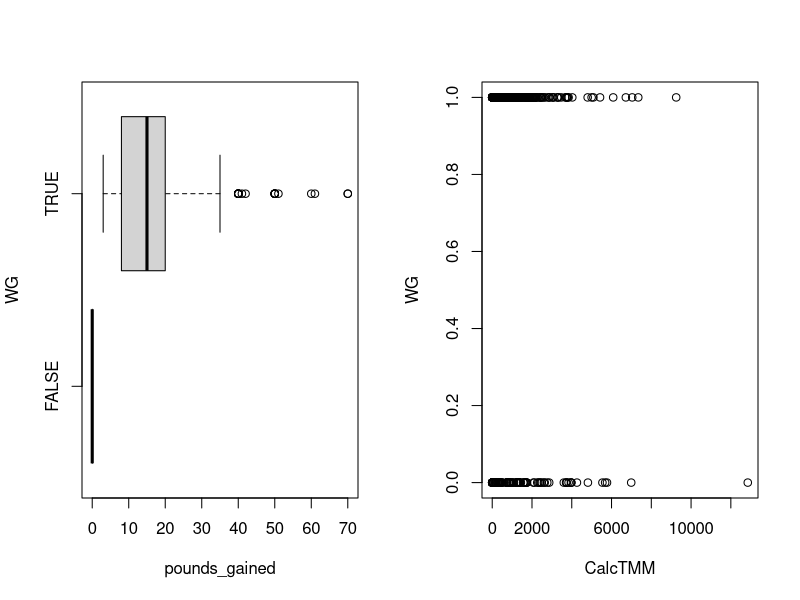
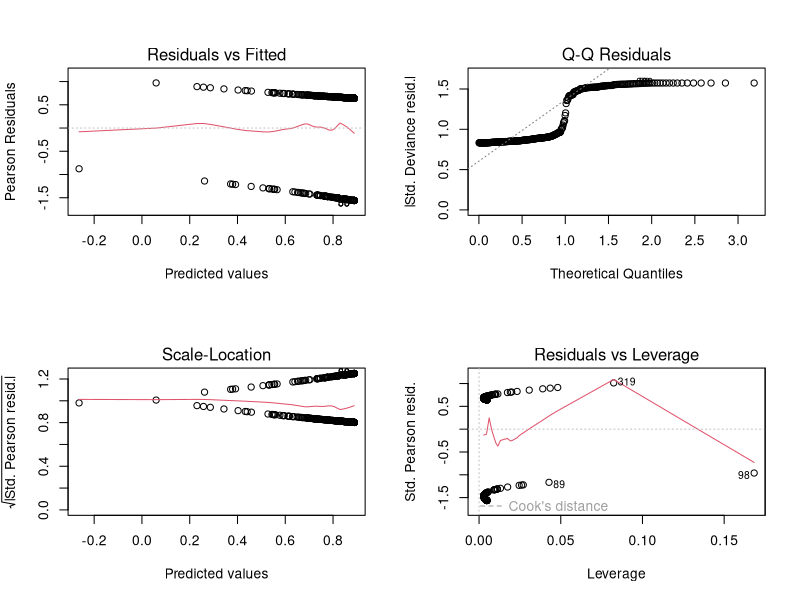
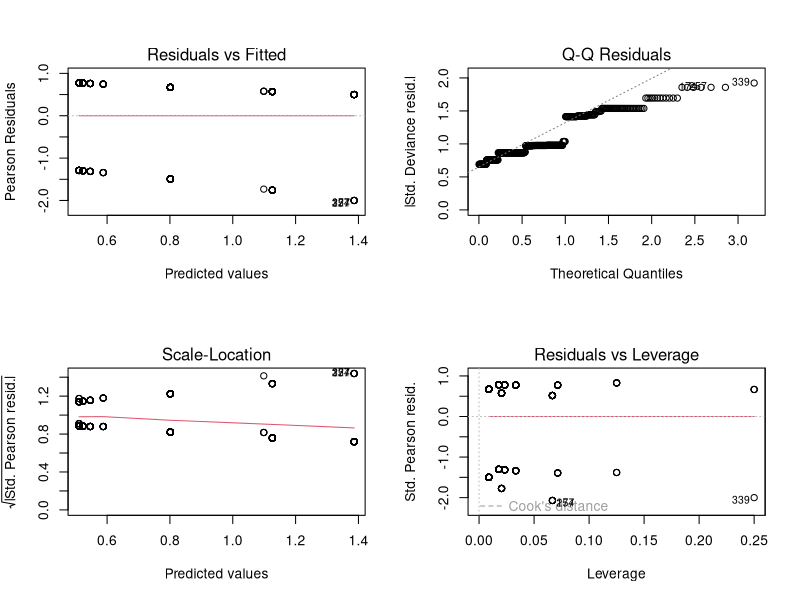
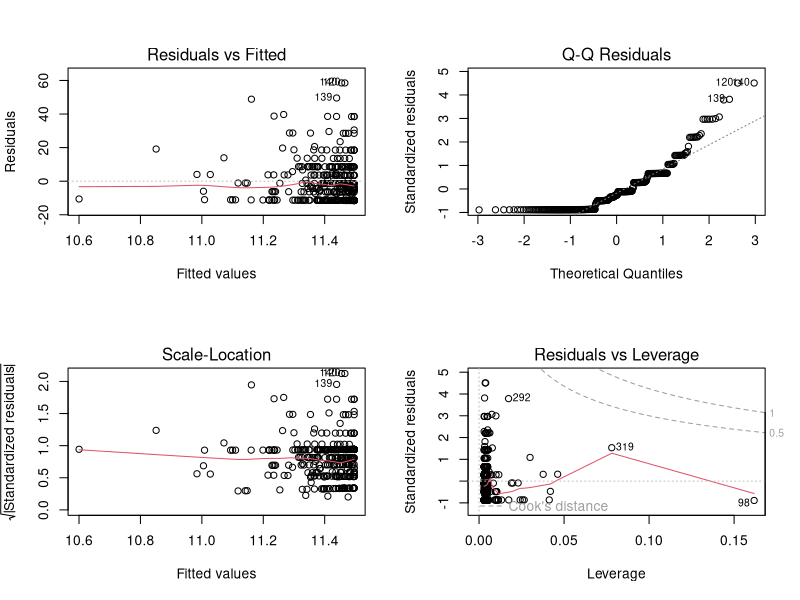
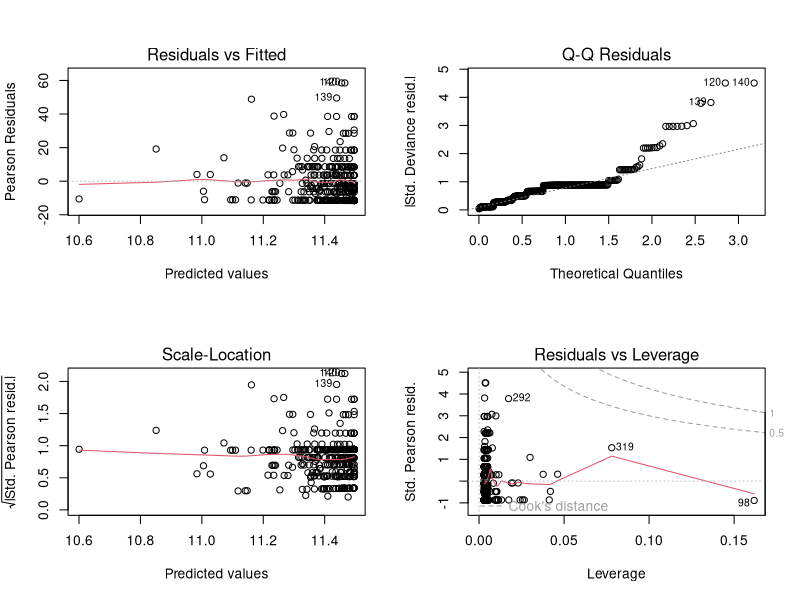
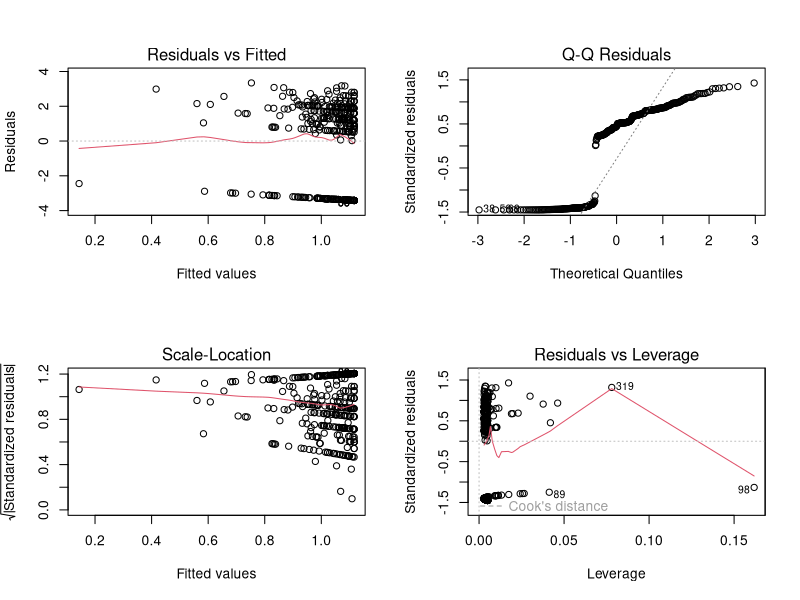
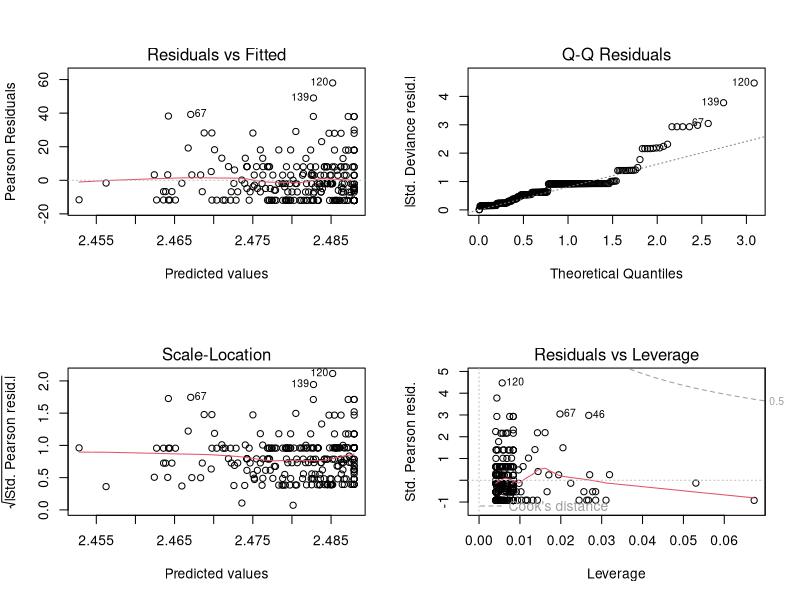
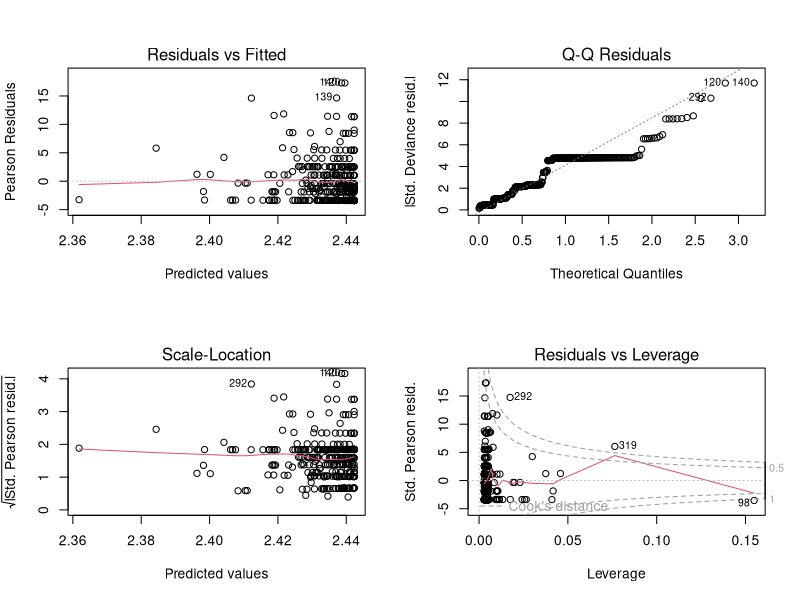

Recreate these plots in R, in order.
## ---- chunk 1
knitr::opts_chunk$set(echo = TRUE)
## ---- chunk 2
metrics.dat <- read.csv('Practicum 1 Data.csv',header=TRUE)
metrics.dat <- metrics.dat[!is.na(metrics.dat$Snumber),]

metrics.dat$CalcTMM <- with(metrics.dat, 8*Vig.ex.Time + 4*Mod.ex.time + 3.3*Walk.ex.Time)

metrics.dat$shift[metrics.dat$shift==''] <- 'missing'
shift.levels <- c(paste(c(7:11),'am',sep=''),paste(c(12,1:2),'pm',sep=''),'other','missing')
metrics.dat$shift <- factor(metrics.dat$shift,shift.levels)
summary(metrics.dat$shift)
## ---- chunk 3
metrics.dat$MissingLbs <- is.na(metrics.dat$pounds_gained)
table(metrics.dat$MissingLbs,metrics.dat$weightgain)
## ---- chunk 4
gained.dat <- metrics.dat[metrics.dat$weightgain %in% c('Yes','No'),]
gained.dat$WG <- FALSE
gained.dat$WG[gained.dat$weightgain=='Yes'] <- TRUE
gained.dat$pounds_gained[!gained.dat$WG] <- 0
dim(gained.dat)
gained.dat$MissingLbs <- is.na(gained.dat$pounds_gained)
table(gained.dat$MissingLbs,gained.dat$weightgain)

gained.dat <- gained.dat[!is.na(gained.dat$CalcTMM),]
dim(gained.dat)
## ---- chunk 5
#gained.dat <- gained.dat[!gained.dat$MissingLbs,]
dim(gained.dat)
## ---- chunk 6
par(mfrow=c(1,2))
boxplot(pounds_gained ~ WG,data=gained.dat,horizontal = TRUE)
plot(WG~CalcTMM,data=gained.dat)
## ---- chunk 7
SA1.model1 <- glm(WG ~ CalcTMM, data=gained.dat,family = binomial)
summary(SA1.model1)
par(mfrow=c(2,2))
plot(SA1.model1)
## ---- chunk 8
SA2.model1 <- glm(WG ~ shift, data=gained.dat,family = binomial)
summary(SA2.model1)
par(mfrow=c(2,2))
plot(SA2.model1)
## ---- chunk 9
SA12.model2 <- glm(WG ~ shift+CalcTMM, data=gained.dat,family = binomial)
summary(SA12.model2)
## ---- chunk 10
SA12.model3a <- glm(WG ~ gender + Age + shift + CalcTMM, data=gained.dat,family = binomial)
summary(SA12.model3a)
## ---- chunk 11
SA12.model3b <- glm(WG ~ gender + Age + height +shift + CalcTMM, data=gained.dat,family = binomial)
summary(SA12.model3b)
## ---- chunk 12
SA12.model4a <- glm(WG ~ gender + Age + shift + Vig.ex.Time  + Mod.ex.time + Walk.ex.Time, data=gained.dat,family = binomial)
summary(SA12.model4a)
## ---- chunk 13
SA12.model4b <- glm(WG ~ gender + Age + height + shift + Vig.ex.Time  + Mod.ex.time + Walk.ex.Time, data=gained.dat,family = binomial)
summary(SA12.model4b)
## ---- chunk 14
gained.dat['initial_bweight'] <- gained.dat$bweight - gained.dat$pounds_gained
gained.dat['initial_BMI'] <- (gained.dat$initial_bweight / (gained.dat$height)^2)*703
## ---- chunk 15
SA12.model4a <- glm(WG ~ gender + Age + shift + Vig.ex.Time  + Mod.ex.time + Walk.ex.Time + initial_BMI, data=gained.dat,family = binomial)
summary(SA12.model4a)
## ---- chunk 16
SA12.model4b <- glm(WG ~ gender + Age + height + shift + Vig.ex.Time  + Mod.ex.time + Walk.ex.Time +initial_bweight, data=gained.dat,family = binomial)
summary(SA12.model4b)
## ---- chunk 17
gained.dat$LBS <- round(gained.dat$pounds_gained)
## ---- chunk 18
SA1.model1.lm <- lm(pounds_gained ~ CalcTMM, data=gained.dat)
summary(SA1.model1.lm)
par(mfrow=c(2,2))
plot(SA1.model1.lm)
## ---- chunk 19
SA1.model1.gauss <- glm(pounds_gained ~ CalcTMM, data=gained.dat,family = gaussian)
summary(SA1.model1.gauss)
par(mfrow=c(2,2))
plot(SA1.model1.gauss)
## ---- chunk 20
#error in log(0)
SA1.model1.log <- lm(log(pounds_gained+0.1) ~ CalcTMM, data=gained.dat)
summary(SA1.model1.log)
par(mfrow=c(2,2))
plot(SA1.model1.log)
## ---- chunk 21
#error in log(0)
SA1.model1.loggauss <- glm(pounds_gained+0.01 ~ Total_Met_Min, data=gained.dat,family = gaussian(link="log"))
par(mfrow=c(2,2))
plot(SA1.model1.loggauss)
## ---- chunk 22
SA1.model1.LBS <- glm(LBS ~ CalcTMM, data=gained.dat,family = poisson)
summary(SA1.model1.LBS)
par(mfrow=c(2,2))
plot(SA1.model1.LBS)
## ---- chunk 23
SA1.model1.quasi <- glm(pounds_gained ~ CalcTMM, data=gained.dat,family = quasipoisson)
summary(SA1.model1.quasi)
par(mfrow=c(2,2))
plot(SA1.model1.quasi)
## ---- chunk 24
library(pscl)
summary(zero.model1 <- zeroinfl(LBS ~ CalcTMM, data = gained.dat))
## ---- chunk 25
#SA1.model1.inv <- glm(LBS ~ Total_Met_Min, data=gained.dat,family = inverse.gaussian)
#summary(SA1.model1.inv)

SA1.model1.Gamma <- glm(LBS+0.01 ~ Total_Met_Min, data=gained.dat,family = Gamma)
summary(SA1.model1.Gamma)

#SA1.model1.GammaId <- glm(LBS ~ Total_Met_Min, data=gained.dat,family = Gamma(link="identity"))
#summary(SA1.model1.GammaId)
#SA1.model1.GammaId <- glm(LBS ~ Total_Met_Min, data=gained.dat,family = Gamma(link="log"))
#summary(SA1.model1.GammaId)
## ---- chunk 26
SA1.model1.quasi <- update(SA1.model1.LBS, family=quasipoisson)
summary(SA1.model1.quasi)
## ---- chunk 27
SA1.model2.gauss <- glm(pounds_gained ~ gender + Age + height + shift + CalcTMM, data=gained.dat,family = gaussian)
summary(SA1.model2.gauss)
SA1.model3.gauss <- glm(pounds_gained ~ gender + Age + height + shift + Vig.ex.Time  + Mod.ex.time + Walk.ex.Time, data=gained.dat, family = gaussian)
summary(SA1.model3.gauss)
## ---- chunk 28
SA1.model2.LBS <- glm(LBS ~ gender + Age + height+ initial_BMI + shift + CalcTMM, data=gained.dat,family = poisson)
summary(SA1.model2.LBS)
SA1.model3.LBS <- glm(LBS ~ gender + Age + height+ initial_BMI + shift + Vig.ex.Time  + Mod.ex.time + Walk.ex.Time, data=gained.dat, family = poisson)
summary(SA1.model3.LBS)
## ---- chunk 29
# We can't use initial BMI, no 0 values
summary(zero.model2 <- zeroinfl(LBS ~ gender +  + Age + + height + shift + CalcTMM, data = gained.dat))
## ---- chunk 30
summary(zero.model3 <- zeroinfl(LBS ~ gender + Age + height + shift + Vig.ex.Time + Mod.ex.time + Walk.ex.Time, data = gained.dat))
